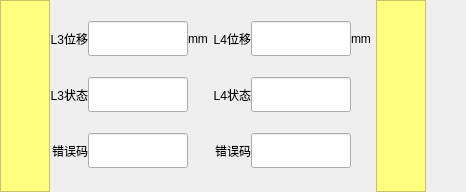
       <widget class="QWidget" name="widget_12" native="true">
        <layout class="QGridLayout" name="gridLayout_47">
         <property name="leftMargin">
          <number>0</number>
         </property>
         <property name="topMargin">
          <number>0</number>
         </property>
         <property name="rightMargin">
          <number>0</number>
         </property>
         <property name="bottomMargin">
          <number>0</number>
         </property>
         <property name="spacing">
          <number>0</number>
         </property>
         <item row="0" column="0">
          <layout class="QGridLayout" name="gridLayout_48">
           <property name="spacing">
            <number>0</number>
           </property>
           <item row="0" column="1">
            <layout class="QGridLayout" name="gridLayout_49">
             <property name="rightMargin">
              <number>5</number>
             </property>
             <property name="spacing">
              <number>0</number>
             </property>
             <item row="3" column="0">
              <widget class="QLabel" name="label_213">
               <property name="text">
                <string>错误码</string>
               </property>
               <property name="alignment">
                <set>Qt::AlignRight|Qt::AlignTrailing|Qt::AlignVCenter</set>
               </property>
              </widget>
             </item>
             <item row="2" column="0">
              <widget class="QLabel" name="label_212">
               <property name="text">
                <string>L3状态</string>
               </property>
               <property name="alignment">
                <set>Qt::AlignRight|Qt::AlignTrailing|Qt::AlignVCenter</set>
               </property>
              </widget>
             </item>
             <item row="2" column="1">
              <widget class="QLineEdit" name="lineEdit_L3status">
               <property name="minimumSize">
                <size>
                 <width>100</width>
                 <height>35</height>
                </size>
               </property>
               <property name="maximumSize">
                <size>
                 <width>50</width>
                 <height>16777215</height>
                </size>
               </property>
              </widget>
             </item>
             <item row="1" column="1">
              <widget class="QLineEdit" name="lineEdit_L3dis">
               <property name="minimumSize">
                <size>
                 <width>100</width>
                 <height>35</height>
                </size>
               </property>
               <property name="maximumSize">
                <size>
                 <width>50</width>
                 <height>16777215</height>
                </size>
               </property>
              </widget>
             </item>
             <item row="3" column="1">
              <widget class="QLineEdit" name="lineEdit_L3error">
               <property name="minimumSize">
                <size>
                 <width>100</width>
                 <height>35</height>
                </size>
               </property>
               <property name="maximumSize">
                <size>
                 <width>50</width>
                 <height>16777215</height>
                </size>
               </property>
              </widget>
             </item>
             <item row="1" column="0">
              <widget class="QLabel" name="label_214">
               <property name="text">
                <string>L3位移</string>
               </property>
               <property name="alignment">
                <set>Qt::AlignRight|Qt::AlignTrailing|Qt::AlignVCenter</set>
               </property>
              </widget>
             </item>
             <item row="1" column="2">
              <widget class="QLabel" name="label_215">
               <property name="text">
                <string>mm</string>
               </property>
              </widget>
             </item>
            </layout>
           </item>
           <item row="0" column="2">
            <layout class="QGridLayout" name="gridLayout_50">
             <property name="rightMargin">
              <number>5</number>
             </property>
             <property name="spacing">
              <number>0</number>
             </property>
             <item row="2" column="0">
              <widget class="QLabel" name="label_217">
               <property name="text">
                <string>L4状态</string>
               </property>
               <property name="alignment">
                <set>Qt::AlignRight|Qt::AlignTrailing|Qt::AlignVCenter</set>
               </property>
              </widget>
             </item>
             <item row="2" column="1">
              <widget class="QLineEdit" name="lineEdit_L4status">
               <property name="minimumSize">
                <size>
                 <width>100</width>
                 <height>35</height>
                </size>
               </property>
               <property name="maximumSize">
                <size>
                 <width>50</width>
                 <height>16777215</height>
                </size>
               </property>
              </widget>
             </item>
             <item row="3" column="0">
              <widget class="QLabel" name="label_218">
               <property name="text">
                <string>错误码</string>
               </property>
               <property name="alignment">
                <set>Qt::AlignRight|Qt::AlignTrailing|Qt::AlignVCenter</set>
               </property>
              </widget>
             </item>
             <item row="1" column="1">
              <widget class="QLineEdit" name="lineEdit_L4dis">
               <property name="minimumSize">
                <size>
                 <width>100</width>
                 <height>35</height>
                </size>
               </property>
               <property name="maximumSize">
                <size>
                 <width>50</width>
                 <height>16777215</height>
                </size>
               </property>
              </widget>
             </item>
             <item row="1" column="0">
              <widget class="QLabel" name="label_219">
               <property name="text">
                <string>L4位移</string>
               </property>
               <property name="alignment">
                <set>Qt::AlignRight|Qt::AlignTrailing|Qt::AlignVCenter</set>
               </property>
              </widget>
             </item>
             <item row="1" column="2">
              <widget class="QLabel" name="label_220">
               <property name="text">
                <string>mm</string>
               </property>
              </widget>
             </item>
             <item row="3" column="1">
              <widget class="QLineEdit" name="lineEdit_L4error">
               <property name="minimumSize">
                <size>
                 <width>100</width>
                 <height>35</height>
                </size>
               </property>
               <property name="maximumSize">
                <size>
                 <width>50</width>
                 <height>16777215</height>
                </size>
               </property>
              </widget>
             </item>
            </layout>
           </item>
           <item row="0" column="3">
            <widget class="QTableView" name="tvL4">
             <property name="maximumSize">
              <size>
               <width>50</width>
               <height>16777215</height>
              </size>
             </property>
             <property name="styleSheet">
              <string notr="true">background-color: rgb(255, 255, 127);</string>
             </property>
            </widget>
           </item>
           <item row="0" column="0">
            <widget class="QTableView" name="tvL3">
             <property name="maximumSize">
              <size>
               <width>50</width>
               <height>16777215</height>
              </size>
             </property>
             <property name="styleSheet">
              <string notr="true">background-color: rgb(255, 255, 127);</string>
             </property>
            </widget>
           </item>
           <item row="0" column="4">
            <spacer name="horizontalSpacer_6">
             <property name="orientation">
              <enum>Qt::Horizontal</enum>
             </property>
             <property name="sizeHint" stdset="0">
              <size>
               <width>40</width>
               <height>20</height>
              </size>
             </property>
            </spacer>
           </item>
          </layout>
         </item>
        </layout>
       </widget>
